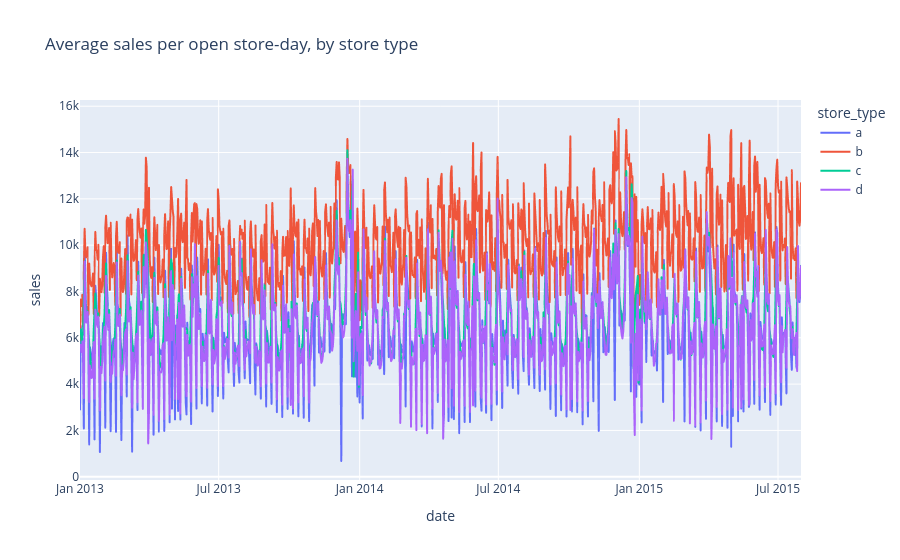

Here is the notebook cell this chart was saved with:
### Code cell
daily = eda_df.groupby(["date", "store_type"], as_index=False)["sales"].mean()
px.line(
    daily,
    x="date",
    y="sales",
    color="store_type",
    title="Average sales per open store-day, by store type",
).show()

### Figure 1 — Plotly figure (JSON) as saved in the notebook; plotly's stock layout.template omitted (floating-point values rounded to 4 significant figures; data arrays with more than 128 entries replaced by an {"elided": "..."} marker saying what was removed)
{"data": [{"hovertemplate": "store_type=a<br>date=%{x}<br>sales=%{y}<extra></extra>", "legendgroup": "a", "line": {"color": "#636efa", "dash": "solid"}, "marker": {"symbol": "circle"}, "mode": "lines", "name": "a", "showlegend": true, "type": "scattergl", "x": {"elided": "916 str values"}, "xaxis": "x", "y": {"elided": "916 float values"}, "yaxis": "y"}, {"hovertemplate": "store_type=b<br>date=%{x}<br>sales=%{y}<extra></extra>", "legendgroup": "b", "line": {"color": "#EF553B", "dash": "solid"}, "marker": {"symbol": "circle"}, "mode": "lines", "name": "b", "showlegend": true, "type": "scattergl", "x": {"elided": "942 str values"}, "xaxis": "x", "y": {"elided": "942 float values"}, "yaxis": "y"}, {"hovertemplate": "store_type=c<br>date=%{x}<br>sales=%{y}<extra></extra>", "legendgroup": "c", "line": {"color": "#00cc96", "dash": "solid"}, "marker": {"symbol": "circle"}, "mode": "lines", "name": "c", "showlegend": true, "type": "scattergl", "x": {"elided": "786 str values"}, "xaxis": "x", "y": {"elided": "786 float values"}, "yaxis": "y"}, {"hovertemplate": "store_type=d<br>date=%{x}<br>sales=%{y}<extra></extra>", "legendgroup": "d", "line": {"color": "#ab63fa", "dash": "solid"}, "marker": {"symbol": "circle"}, "mode": "lines", "name": "d", "showlegend": true, "type": "scattergl", "x": {"elided": "905 str values"}, "xaxis": "x", "y": {"elided": "905 float values"}, "yaxis": "y"}], "layout": {"legend": {"title": {"text": "store_type"}, "tracegroupgap": 0}, "title": {"text": "Average sales per open store-day, by store type"}, "xaxis": {"anchor": "y", "domain": [0, 1], "title": {"text": "date"}}, "yaxis": {"anchor": "x", "domain": [0, 1], "title": {"text": "sales"}}}}
